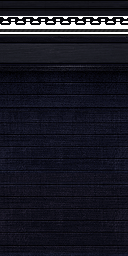
#> input picture share/hackvr/meshes/interceptor/Ship/texture000.png, 128 x 256 px
$ python height2cyl.py ../share/hackvr/meshes/interceptor/Ship/texture000.png
#> lines starting #> are read from the running program, lines starting #| are printed output that depends on the picture
#!/usr/bin/env python3
import random
import math
import sys
from PIL import Image
#we're going to make triangles. lots of triangles.
#since the heightmap is in a square pattern
#we're going to have a point that is the average
#of between the 4 around it.
#subpixel[x,y] = pixel[x,y] pixel[x+1,y] pixel[x,y+1] pixel[x+1,y+1]
#we can do this first.
#then we draw 4 triangles that go around subpixel[x,y]
#triangle pixel[x,y]     pixel[x+1,y]   subpixel[x,y]
#triagnle pixel[x+1,y]   pixel[x+1,y+1] subpixel[x,y]
#triagnle pixel[x+1,y+1] pixel[x,y+1]   subpixel[x,y]
#triagnle pixel[x,y+1]   pixel[x,y]     subpixel[x,y]

width=32
height=16

im=Image.open(sys.argv[1]).convert('L').resize((width,height)) #load image as greyscale
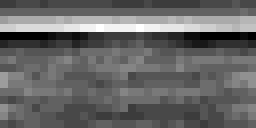
#> im: PIL image 32x16 L (shown 8 times larger); min 10, max 31, mean 18.4; drawn with min black and max white
#im=Image.open(sys.argv[1]).convert('L') #load image as greyscale
width=im.width
#> width = 32
height=im.height
#> height = 16
pixel_derp=im.load()
# [5 lines of commented-out code are left out]

def trianglize(x1,y1,x2,y2,xs,ys):
  x1%=width
  y1%=height
  x2%=width
  y2%=height
  xs%=width
  ys%=height

  yscale= 32 / height

  tx1=math.sin(x1 / (width / (2 * math.pi)) ) * (pixel[x1][y1] / (127 / math.pi))
  tz1=math.cos(x1 / (width / (2 * math.pi)) ) * (pixel[x1][y1] / (127 / math.pi))
  ty1=-((y1 * yscale) / 5) + 15

  tx2=math.sin(x2 / (width / (2 * math.pi)) ) * (pixel[x2][y2] / (127 / math.pi))
  tz2=math.cos(x2 / (width / (2 * math.pi)) ) * (pixel[x2][y2] / (127 / math.pi))
  ty2=-((y2 * yscale) / 5) + 15

#  xs=(xs * 2) + 1
  tx3=math.sin(xs / (width / (2 * math.pi)) ) * (subpixel[xs][ys] / (127 / math.pi))
  tz3=math.cos(xs / (width / (2 * math.pi)) ) * (subpixel[xs][ys] / (127 / math.pi))
  ty3=-(((ys * yscale) + 1) / 5) + 15
  print("test addshape 3 3 {} {} {}   {} {} {}   {} {} {}".format(tx1,ty1,tz1,tx2,ty2,tz2,tx3,ty3,tz3))


#width=16
#height=16
pixel=[[0]*height for i in range(width)]
subpixel=[[0]*height for i in range(width)]
## initialize for testing:
for y in range(0,height):
  for x in range(0,width):
#    pixel[x][y]=random.randint(1,255)
#    pixel[x][y]=im.tobytes()[y * width + x]
    pixel[x][y]=pixel_derp[x,y]
#> after the loop, pixel = 32 items
#    pixel[x][y]=y * 20
#subpixel=pixel
#im.show()

for y in range(0,height-1):
  for x in range(0,width):
    subpixel[x][y] = ( pixel[x][y] + pixel[(x+1)%width][y] + pixel[x][(y+1)%height] + pixel[(x+1)%width][(y+1)%height] ) / 4
    trianglize(x,y,     x+1,y,   x,y)
    trianglize(x+1,y,   x+1,y+1, x,y)
    trianglize(x+1,y+1, x,y+1,   x,y)
    trianglize(x,y+1,   x,y,     x,y)
#> this loop made 15 passes
#> (printed output is left out)

$ run again, on share/hackvr/meshes/interceptor/Ship/texture002.png
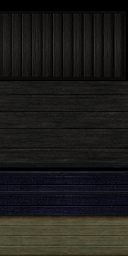
#> input picture share/hackvr/meshes/interceptor/Ship/texture002.png, 128 x 256 px
#> `im=Image.open(sys.argv[1]).convert('L').resize((width,height))`:
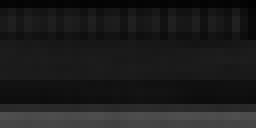
#> im: PIL image 32x16 L (shown 8 times larger); min 2, max 79, mean 28.5
#> after the loop `for y in range(0,height):`: pixel = 32 items
#> the loop `for y in range(0,height-1):` made 15 passes
#> (printed output is left out)

$ run again, on share/hackvr/meshes/interceptor/Ship/texture003.png
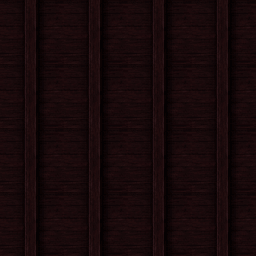
#> input picture share/hackvr/meshes/interceptor/Ship/texture003.png, 256 x 256 px
#> `im=Image.open(sys.argv[1]).convert('L').resize((width,height))`:
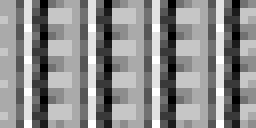
#> im: PIL image 32x16 L (shown 8 times larger); min 8, max 17, mean 12.99; drawn with min black and max white
#> after the loop `for y in range(0,height):`: pixel = 32 items
#> the loop `for y in range(0,height-1):` made 15 passes
#> (printed output is left out)

$ run again, on share/hackvr/meshes/interceptor/Ship/texture004.png
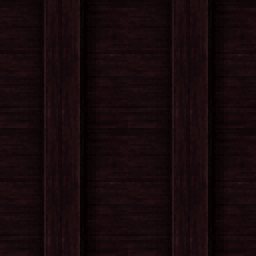
#> input picture share/hackvr/meshes/interceptor/Ship/texture004.png, 128 x 128 px (shown 2 times larger)
#> `im=Image.open(sys.argv[1]).convert('L').resize((width,height))`:
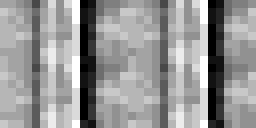
#> im: PIL image 32x16 L (shown 8 times larger); min 5, max 19, mean 13.29; drawn with min black and max white
#> after the loop `for y in range(0,height):`: pixel = 32 items
#> the loop `for y in range(0,height-1):` made 15 passes
#> (printed output is left out)
